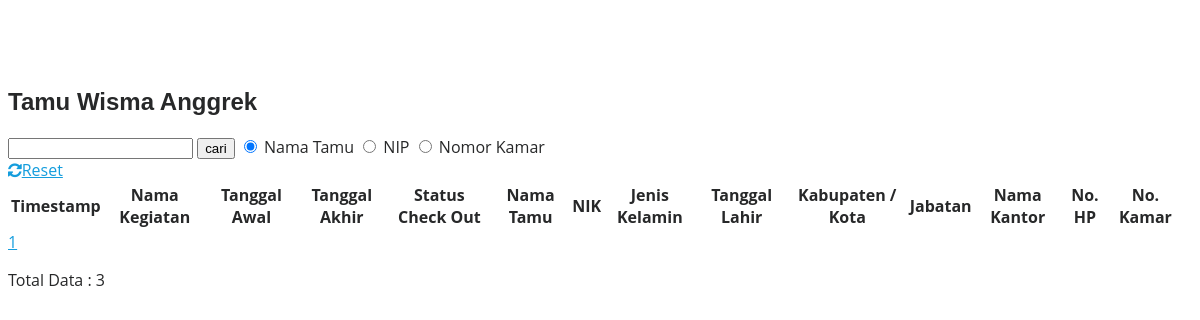
/tabel_anggrek.php?&hal=6, run on an earlier commit of the app's database.
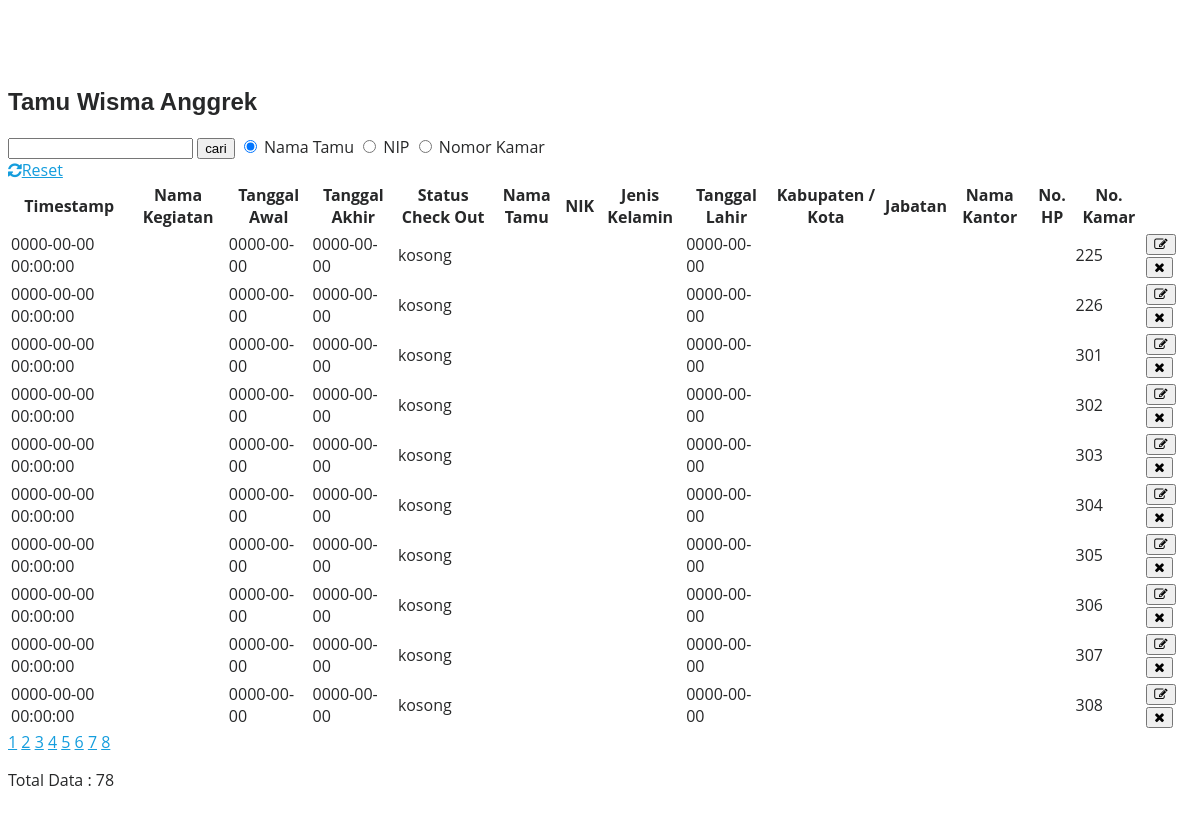
And on a later commit of the database.
### tables this page shows
CREATE TABLE `anggrek` (
  `timestamp` datetime NOT NULL,
  `nama_kegiatan` varchar(100) NOT NULL,
  `tanggal_awal` date NOT NULL,
  `tanggal_akhir` date NOT NULL,
  `statusco` enum('terisi','kosong') NOT NULL,
  `nama_tamu` varchar(100) NOT NULL,
  `nik` varchar(20) NOT NULL,
  `jenis_kelamin` enum('pria','wanita') NOT NULL,
  `tanggal_lahir` date NOT NULL,
  `kota` varchar(100) NOT NULL,
  `jabatan` varchar(100) NOT NULL,
  `nama_kantor` varchar(100) NOT NULL,
  `no_hp` varchar(13) NOT NULL,
  `nomor_kamar` int(4) NOT NULL
);

### tabel_anggrek.php (the view, shortened to what the changed rows need)
<?php
	require 'koneksi.php';
?>
<!doctype html>
<html lang="en">
<head>
	<link rel="stylesheet" href="https://stackpath.bootstrapcdn.com/font-awesome/4.7.0/css/font-awesome.min.css">
	<link rel="stylesheet" href="css/style.css">
</head>
<body>
	<section class="ftco-section">
		<div class="container">
			<div class="row justify-content-center">
				<div class="col-md-6 text-center mb-5">
					<h2 class="heading-section">Tamu Wisma Anggrek</h2>
				</div>
			</div>
			<div class="row">
				<div class="col-md-12">
					<div class="table-wrap">
						<table class="table">
						    <thead class="thead-dark">
                                <tr>
                                <th>Timestamp</th>
                                <th>Nama Kegiatan</th>
                                <th>Tanggal Awal</th>
                                <th>Tanggal Akhir</th>
                                <th>Status Check Out</th>
                                <th>Nama Tamu</th>
                                <th>NIK</th>
                                <th>Jenis Kelamin</th>
                                <th>Tanggal Lahir</th>
                                <th>Kabupaten / Kota</th>
                                <th>Jabatan</th>
                                <th>Nama Kantor</th>
                                <th>No. HP</th>
                                <th>No. Kamar</th>
                                <th>&nbsp;</th>
                                </tr>
						    </thead>
						    <tbody>
                                <?php
                                        $hal=10;
                                        $page=isset($_GET['hal'])?(int)$_GET['hal']:1;
                                        $start=($page>1)?($page*$hal)-$hal:0;
                                        if(isset($_GET['cari'])){
                                            $cari = $_GET['cari'];
                                            $sql = "SELECT * FROM anggrek WHERE nama_tamu like '%".$cari."%'";
                                            $sql1 = "SELECT * FROM anggrek WHERE nama_tamu LIKE '%$cari%' limit $start,$hal";
                                        } else {
                                            $sql = "SELECT * FROM anggrek";
                                            $sql1 = "SELECT * FROM anggrek limit $start,$hal";
                                        }
                                        if (isset($_GET['cari']) && isset($_GET['kategori'])) {
                                                $cari = $_GET['cari'];
                                                if ($_GET['kategori'] == 'cariNama') {
                                                    $sql = "SELECT * FROM anggrek WHERE nama_tamu LIKE '%$cari%'";
                                                    $sql1 = "SELECT * FROM anggrek WHERE nama_tamu LIKE '%$cari%' limit $start,$hal";
                                                } elseif ($_GET['kategori'] == 'cariNIP') {
                                                    $sql = "SELECT * FROM anggrek WHERE nip LIKE '%$cari%'";
                                                    $sql1 = "SELECT * FROM anggrek WHERE nip LIKE '%$cari%' limit $start,$hal";
                                                } else {
                                                    $sql = "SELECT * FROM anggrek WHERE nomor_kamar LIKE '%$cari%'";
                                                    $sql1 = "SELECT * FROM anggrek WHERE nomor_kamar LIKE '%$cari%' limit $start,$hal";
                                                    }
                                            } else {
                                                $sql = "SELECT * FROM anggrek";
                                                $sql1 = "SELECT * FROM anggrek limit $start,$hal";
                                            }
                                            $query = mysqli_query($db, $sql);
                                            $query1 = mysqli_query($db, $sql1);
                                            $total = mysqli_num_rows($query);
                                            $pages = ceil($total/$hal);
                                ?>
                                <?php while($list=mysqli_fetch_array($query1)) :
                                ?>
                                <tr class="alert" role="alert">
                                    <td><?= $list['timestamp']; ?></td>
                                    <td><?= $list['nama_kegiatan']; ?></td>
                                    <td><?= $list['tanggal_awal']; ?></td>
                                    <td><?= $list['tanggal_akhir']; ?></td>
                                    <td><?= $list['statusco']; ?></td>
                                    <td><?= $list['nama_tamu']; ?></td>
                                    <td><?= $list['nik']; ?></td>
                                    <td><?= $list['jenis_kelamin']; ?></td>
                                    <td><?= $list['tanggal_lahir']; ?></td>
                                    <td><?= $list['kota']; ?></td>
                                    <td><?= $list['jabatan']; ?></td>
                                    <td><?= $list['nama_kantor']; ?></td>
                                    <td><?= $list['no_hp']; ?></td>
                                    <td><?= $list['nomor_kamar']; ?></td>
                                    <td>
                                        <button class="edit" aria-label="close" onclick="kamar()">
                                        <span aria-hidden="true"><i class="fa fa-edit"></i></span>
										</button>
                                        <button class="close" aria-label="Close" onclick="hapus()">
                                        <span aria-hidden="true"><i class="fa fa-close"></i></span>
										</button>
                                    </td>
                                </tr>
							    <?php endwhile; ?>
						    </tbody>
						</table>
                        <?php for( $i = 1 ; $i <= $pages ; $i++ ) : ?>
                                <?php if(isset($_GET["cari"])) : ?>
                                    <a href="?cari=<?= $_GET['cari']; ?>&hal=<?= $i; ?>">
                                    <?= $i; ?></a>
                                <?php else : ?>
                                    <a href="?&hal=<?= $i; ?>">
                                    <?= $i; ?></a>
                                <?php endif; ?>
                        <?php endfor; ?>
                        <p>Total Data : <?= mysqli_num_rows($query); ?></p>
					</div>
				</div>
			</div>
		</div>
	</section>
</body>
</html>

What changed in the data, as far as the page shows it:
added anggrek: timestamp "0000-00-00 00:00:00", tanggal_awal "0000-00-00", tanggal_akhir "0000-00-00", statusco "kosong", tanggal_lahir "0000-00-00", nomor_kamar "225"
added anggrek: timestamp "0000-00-00 00:00:00", tanggal_awal "0000-00-00", tanggal_akhir "0000-00-00", statusco "kosong", tanggal_lahir "0000-00-00", nomor_kamar "226"
added anggrek: timestamp "0000-00-00 00:00:00", tanggal_awal "0000-00-00", tanggal_akhir "0000-00-00", statusco "kosong", tanggal_lahir "0000-00-00", nomor_kamar "301"
added anggrek: timestamp "0000-00-00 00:00:00", tanggal_awal "0000-00-00", tanggal_akhir "0000-00-00", statusco "kosong", tanggal_lahir "0000-00-00", nomor_kamar "302"
added anggrek: timestamp "0000-00-00 00:00:00", tanggal_awal "0000-00-00", tanggal_akhir "0000-00-00", statusco "kosong", tanggal_lahir "0000-00-00", nomor_kamar "303"
added anggrek: timestamp "0000-00-00 00:00:00", tanggal_awal "0000-00-00", tanggal_akhir "0000-00-00", statusco "kosong", tanggal_lahir "0000-00-00", nomor_kamar "304"
added anggrek: timestamp "0000-00-00 00:00:00", tanggal_awal "0000-00-00", tanggal_akhir "0000-00-00", statusco "kosong", tanggal_lahir "0000-00-00", nomor_kamar "305"
added anggrek: timestamp "0000-00-00 00:00:00", tanggal_awal "0000-00-00", tanggal_akhir "0000-00-00", statusco "kosong", tanggal_lahir "0000-00-00", nomor_kamar "306"
added anggrek: timestamp "0000-00-00 00:00:00", tanggal_awal "0000-00-00", tanggal_akhir "0000-00-00", statusco "kosong", tanggal_lahir "0000-00-00", nomor_kamar "307"
added anggrek: timestamp "0000-00-00 00:00:00", tanggal_awal "0000-00-00", tanggal_akhir "0000-00-00", statusco "kosong", tanggal_lahir "0000-00-00", nomor_kamar "308"
Also different on the page:
mysqli_num_rows($query): "3" → "78"
new list line: "2"
new list line: "3"
new list line: "4"
new list line: "5"
new list line: "6"
new list line: "7"
new list line: "8"
